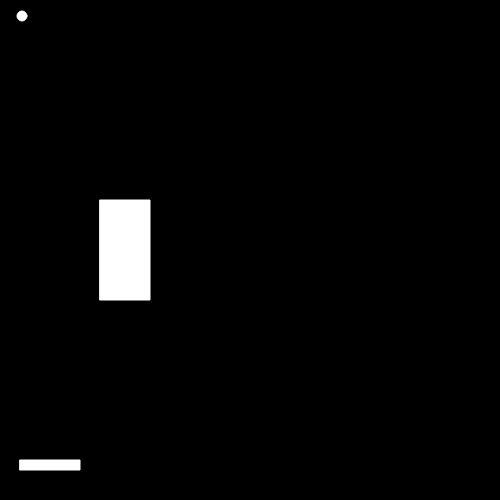
Frame 1 (no input)
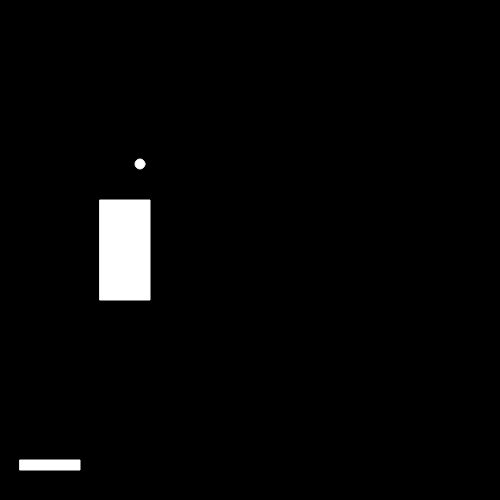
Frame 60 (no input)
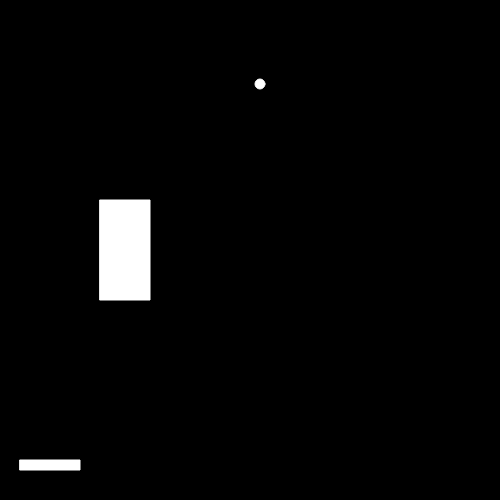
Frame 120 (the mouse pressed at the canvas centre since frame 60)

The p5.js sketch that drew these frames (run headless with seeded random() and noise() and a simulated clock; from frame 60 on, the mouse is pressed at the canvas centre):

// p5.js sketch
// ── sketch.js
let balls = [];
let obstacles = [];
let paddleSpeed;
let slider;



function setup() {
  createCanvas(500, 500);

  slider = createSlider(1, 20, 5);
  slider.style('width', '80px');

  //balls.push(new Ball(100,100,20,1,-2));
  //balls.push(new Ball(50,50,10,3,-1));
  balls.push(new Ball(20,20,5,2,-4));

  obstacles.push(new Paddle(20, (width-40), 60, 10));
  obstacles.push(new Rectangle(100, 200, 100, 50));
}

function draw() {
  paddleSpeed = slider.value();
  background(0);
  stroke(255);

  for (let i = balls.length - 1; i >= 0; i--) {

    balls[i].move();
    balls[i].display();
    balls[i].update();
  }

  for (let i = obstacles.length - 1; i >= 0; i--) {
    obstacles[i].move();
    obstacles[i].display();
  }
}

class Ball {
  constructor(x,y,r,velx, vely) {
    this.x = x;
    this.y = y;
    this.r = r;
    this.velX = velx;
    this.velY = vely;
  }

  update(){
    // side collitions
    if(this.velX > 0 && this.x+this.r >= width || this.velX < 0 && this.x-this.r <= 0){
      this.velX *= -1;
    }
    // ceiling collition
    if (this.velY < 0 && this.y-this.r <= 0) {
      this.velY *= -1;
    }
    if (this.velY > 0 && this.y+this.r >= height) {
      //balls.pop(this);
      this.velY *= -1;
    }

    for (let i = obstacles.length - 1; i >= 0; i--) {
      if(
        this.velY > 0 
        && ((this.x + this.r > obstacles[i].x && this.x + this.r < (obstacles[i].x + obstacles[i].width)))
        && (this.y + this.r >= obstacles[i].y && this.y + this.r < obstacles[i].y + obstacles[i].height)){
        this.velY *= -1;
        console.log('collision!!!')
      }
    }
  }

  move(){
    this.x += this.velX;
    this.y += this.velY;
  }

  display(){
    ellipse(this.x, this.y, this.r*2, this.r*2);
  }
}

class Paddle {
  constructor(x,y,width,height){
    this.x = x;
    this.y = y;
    this.width = width;
    this.height = height;
  }

  move(){
    if(keyIsDown(188) && this.x > 0){
      this.x -= paddleSpeed;
    }
    else if (keyIsDown(190) && this.x + this.width < width){
      this.x += paddleSpeed;
    }
  }

  display(){
    rect(this.x,this.y,this.width,this.height);
  }
}

class Rectangle {
  constructor(x,y,height,width){
    this.x = x;
    this.y = y;
    this.height = height;
    this.width = width;
  }
  update(){}
  move(){}
  display(){
    rect(this.x, this.y, this.width, this.height);
  }
}
